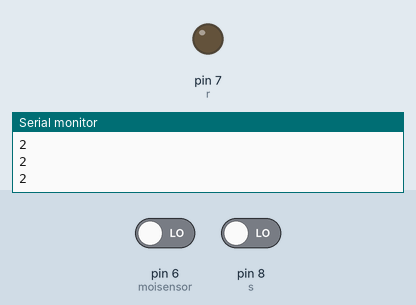
Bench run of a sketch on a simulated Arduino Uno, built with avr-gcc and run on an emulated ATmega328P. Parts: output pins drawn as LEDs (lit = HIGH), the last lines printed to the serial monitor. The test bench sets the inputs (shaded band); at power-on: pin 6 (moisensor) LOW, pin 8 (s) LOW.

Above: at 3.8 s.
3.9 s: pin 6 (moisensor) driven HIGH
At 4.9 s:
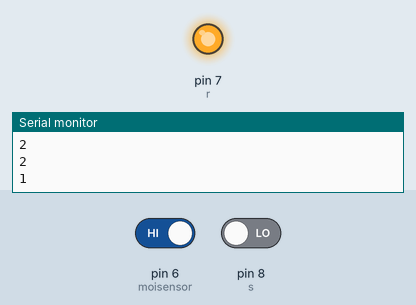
6.0 s: pin 6 (moisensor) driven LOW
At 7.2 s:
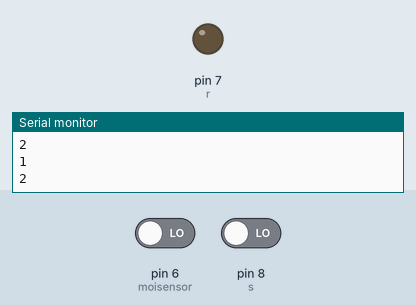
8.1 s: pin 8 (s) driven HIGH
At 9.5 s:
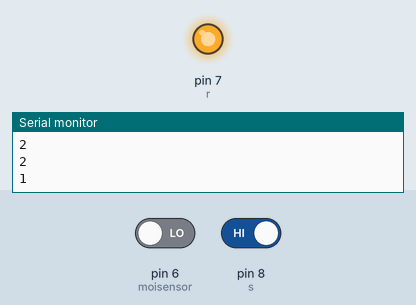
Timing chart, 0 to 11.1 s (numbered marks = the images above; inputs shaded):
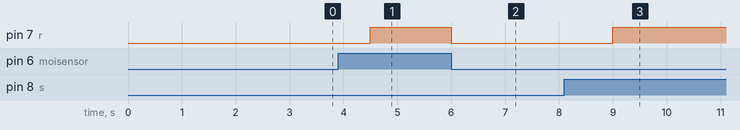

Measured:
- after the input at 3.9 s, pin 7 (r): LOW → HIGH after 0.60 s
- after the input at 6.0 s, pin 7 (r): HIGH → LOW at once
- after the input at 8.1 s, pin 7 (r): LOW → HIGH after 0.90 s

The sketch:

smartirrigation.ino
```cpp
const int moisensor=6;
int r=7;
int s=8;

void setup() {
  pinMode(moisensor,INPUT);
  pinMode(r,OUTPUT);
  pinMode(s,INPUT);
  Serial.begin(9600);
}

void loop()
{
    mois();
}

void mois()
{
  int m=digitalRead(moisensor);
  int n=digitalRead(s);
  if(m==HIGH||n==1)
  {
    Serial.println("1");
    digitalWrite(r,HIGH);
    delay(1000);
  }
  else
  {
    Serial.println("2");
    digitalWrite(r,LOW );
    delay(1000);
  }
    delay(500);
}
```
